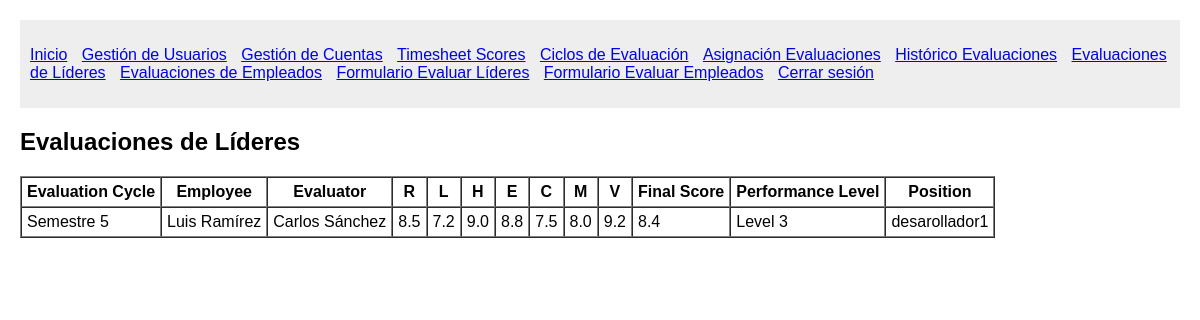
Page /leaders_evaluations/ (signed in) on the earlier database version.
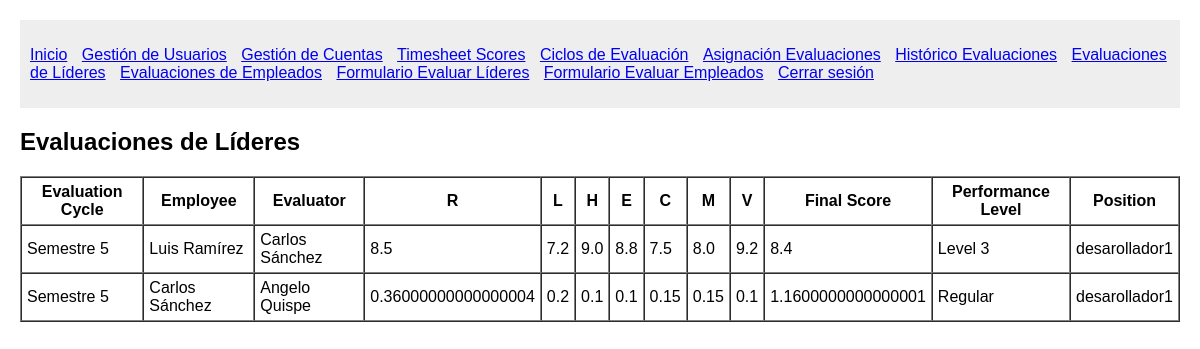
Same page on the later database version.
### System/models.py (models this page shows)
class Permanent_EvaluationAssignment(models.Model):
    evaluator = models.ForeignKey(Usuario, on_delete=models.CASCADE, related_name='permanent_evaluator_assignments')
    employee = models.ForeignKey(Usuario, on_delete=models.CASCADE, related_name='permanent_employee_assignments')
    status = models.CharField(max_length=50)
    created_at = models.DateTimeField(auto_now_add=True)
    summary = models.ForeignKey(Summary, on_delete=models.CASCADE, null=True, blank=True)
    evaluation_details = models.ForeignKey(EvaluationDetails, on_delete=models.CASCADE, null=True, blank=True)
    evaluation_cycle = models.CharField(max_length=50)

class Summary(models.Model):
    employee = models.ForeignKey(Usuario, on_delete=models.CASCADE, related_name='employee_summaries')
    evaluator = models.ForeignKey(Usuario, on_delete=models.CASCADE, related_name='evaluator_summaries')
    R = models.FloatField() # Ponderado Responsabilidades de la posición
    L = models.FloatField(blank=True, null=True) # Ponderado Responsabilidades por liderazgo
    H = models.FloatField() # Ponderado Habilidades
    E = models.FloatField() # Ponderado Enfoque
    C = models.FloatField() # Ponderado Competencia Técnica
    M = models.FloatField() # Ponderado Metas y Resultados
    V = models.FloatField() # Ponderado Valores Corporativos
    final_score = models.FloatField() # Suma de ponderados
    performance_level = models.CharField(max_length=50)
    evaluation_type = models.CharField(max_length=50)
    created_at = models.DateTimeField(auto_now_add=True)
    position = models.ForeignKey(Position, on_delete=models.PROTECT)

class Usuario(models.Model):
    first_name = models.CharField(max_length=50)
    middle_name = models.CharField(max_length=50, blank=True, null=True)
    last_name = models.CharField(max_length=50)
    second_last_name = models.CharField(max_length=50, blank=True, null=True)
    user_type = models.CharField(max_length=50)
    position = models.ForeignKey(Position, on_delete=models.PROTECT)

class Position(models.Model):
    position_code = models.CharField(max_length=20)
    position_name = models.CharField(max_length=100)

### System/views.py (the view)
# urls.py: path('leaders_evaluations/', views.leaders_evaluations, name='leaders_evaluations'),
@login_required
def leaders_evaluations(request):
    assignments = Permanent_EvaluationAssignment.objects.filter(summary__evaluation_type="Lideres")
    return render(request, 'System/leaders_evaluations.html', {'assignments': assignments})

### System/views.py (called while the page is built)
def login_required(view_func):
    @wraps(view_func)
    def wrapped_view(request, *args, **kwargs):
        if not request.session.get('user_id'):
            return redirect('login')
        return view_func(request, *args, **kwargs)
    return wrapped_view

### System/templates/System/leaders_evaluations.html (shortened to what this page needs)
{% extends 'System/base.html' %}
{% load static %}
{% block content %}
    <h2>Evaluaciones de Líderes</h2>
    <table border="1" cellspacing="0" cellpadding="5">
        <thead>
            <tr>
                <th>Evaluation Cycle</th>
                <th>Employee</th>
                <th>Evaluator</th>
                <th>R</th>
                <th>L</th>
                <th>H</th>
                <th>E</th>
                <th>C</th>
                <th>M</th>
                <th>V</th>
                <th>Final Score</th>
                <th>Performance Level</th>
                <th>Position</th>
            </tr>
        </thead>
        <tbody>
            {% for assignment in assignments %}
                {% if assignment.summary %}
                    <tr>
                        <td>{{ assignment.evaluation_cycle }}</td>
                        <td>{{ assignment.summary.employee.first_name }} {{ assignment.summary.employee.last_name }}</td>
                        <td>{{ assignment.summary.evaluator.first_name }} {{ assignment.summary.evaluator.last_name }}</td>
                        <td>{{ assignment.summary.R }}</td>
                        <td>{{ assignment.summary.L }}</td>
                        <td>{{ assignment.summary.H }}</td>
                        <td>{{ assignment.summary.E }}</td>
                        <td>{{ assignment.summary.C }}</td>
                        <td>{{ assignment.summary.M }}</td>
                        <td>{{ assignment.summary.V }}</td>
                        <td>{{ assignment.summary.final_score }}</td>
                        <td>{{ assignment.summary.performance_level }}</td>
                        <td>{{ assignment.summary.position.position_name }}</td>
                    </tr>
                {% endif %}
            {% empty %}
                <tr>
                    <td colspan="13">No hay evaluaciones de líderes.</td>
                </tr>
            {% endfor %}
        </tbody>
    </table>
{% endblock %}

### System/templates/System/base.html (shortened to what this page needs)
{% load static %}
<!DOCTYPE html>
<html>
<head>
    <link rel="stylesheet" href="{% static 'css/styles.css' %}">
</head>
<body>
    <nav>
        <ul>
            <li><a href="{% url 'home' %}">Inicio</a></li>
            <li><a href="{% url 'manage_users' %}">Gestión de Usuarios</a></li>
            <li><a href="{% url 'list_accounts' %}">Gestión de Cuentas</a></li>
            <li><a href="{% url 'list_timesheets' %}">Timesheet Scores</a></li>
            <li><a href="{% url 'list_evaluation_cycles' %}">Ciclos de Evaluación</a></li>
            <li><a href="{% url 'list_temp_assignments' %}">Asignación Evaluaciones</a></li>
            <li><a href="{% url 'list_permanent_assignments' %}">Histórico Evaluaciones</a></li>
            <li><a href="{% url 'leaders_evaluations' %}">Evaluaciones de Líderes</a></li>
            <li><a href="{% url 'employees_evaluations' %}">Evaluaciones de Empleados</a></li>
            <li><a href="{% url 'evaluate_leaders' %}">Formulario Evaluar Líderes</a></li>
            <li><a href="{% url 'evaluate_employees' %}">Formulario Evaluar Empleados</a></li>
            <li><a href="{% url 'logout' %}">Cerrar sesión</a></li>
        </ul>
    </nav>
    {% block content %}
    {% endblock %}
</body>
</html>

### System/static/css/styles.css (style rules this page uses)
body { font-family: Arial, sans-serif; margin: 20px; }
nav { background-color: #eee; padding: 10px; }
nav ul { list-style: none; padding: 0; }
nav ul li { display: inline; margin-right: 10px; }

Differences in the rows shown:
added Permanent_EvaluationAssignment: evaluation_cycle "Semestre 5", summary.employee.first_name "Carlos", summary.employee.last_name "Sánchez", summary.evaluator.first_name "Angelo", summary.evaluator.last_name "Quispe", summary.R "0.36000000000000004", summary.L "0.2", summary.H "0.1", summary.E "0.1", summary.C "0.15", summary.M "0.15", summary.V "0.1", summary.final_score "1.1600000000000001", summary.performance_level "Regular", summary.position.position_name "desarollador1"
